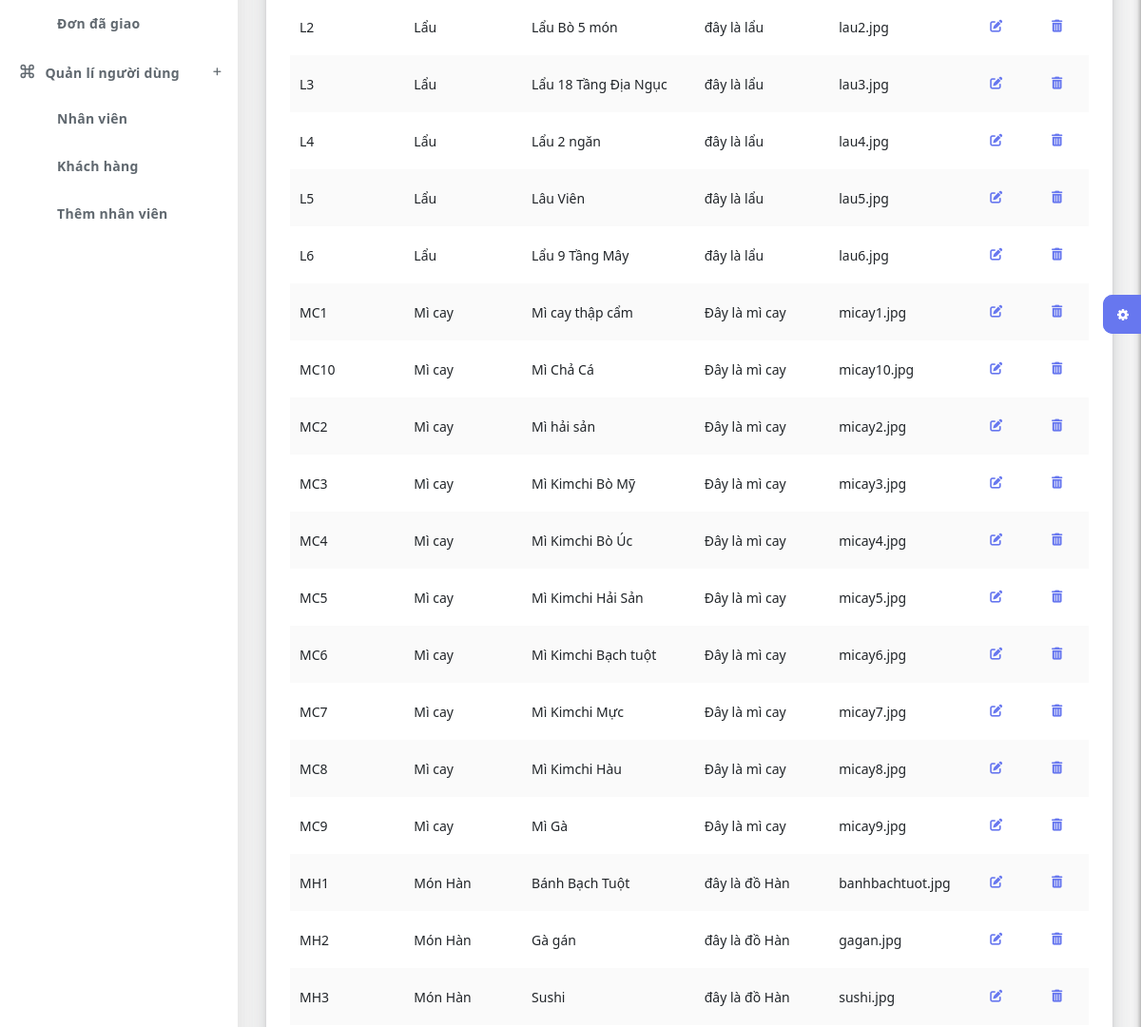
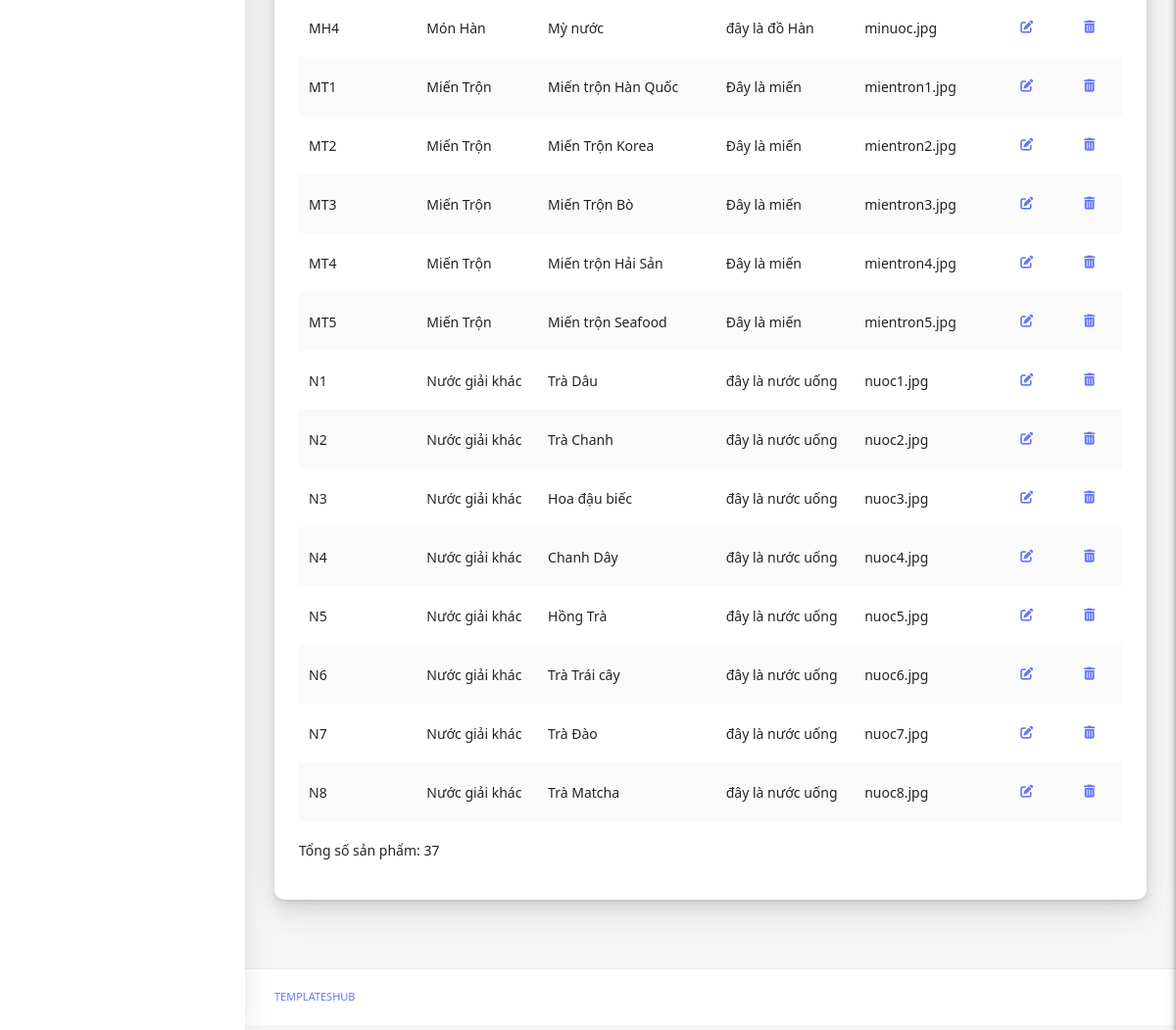
The app's page /admin/danhsachsanpham.php (lower part), older data (2 pictures, top to bottom).
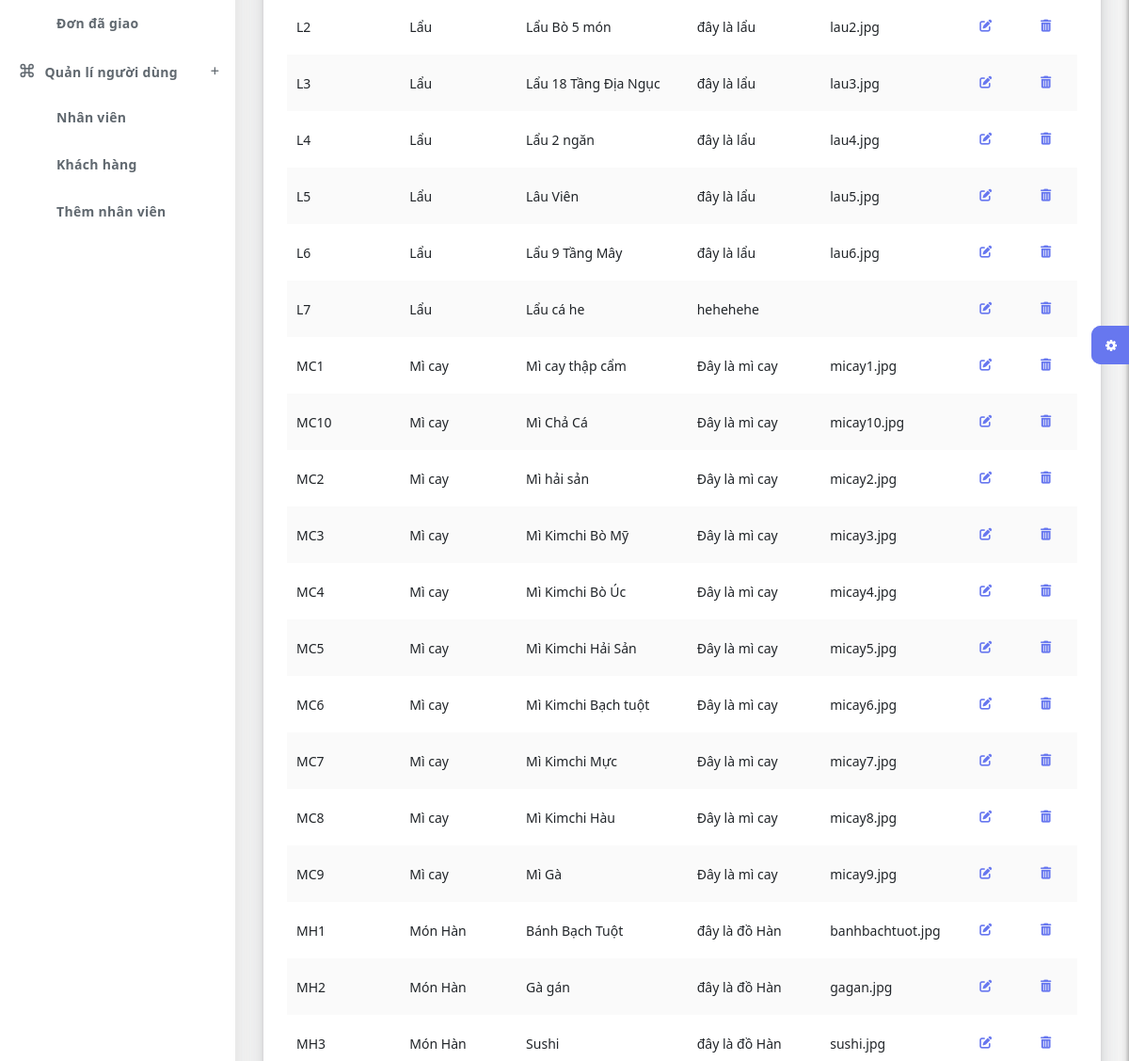
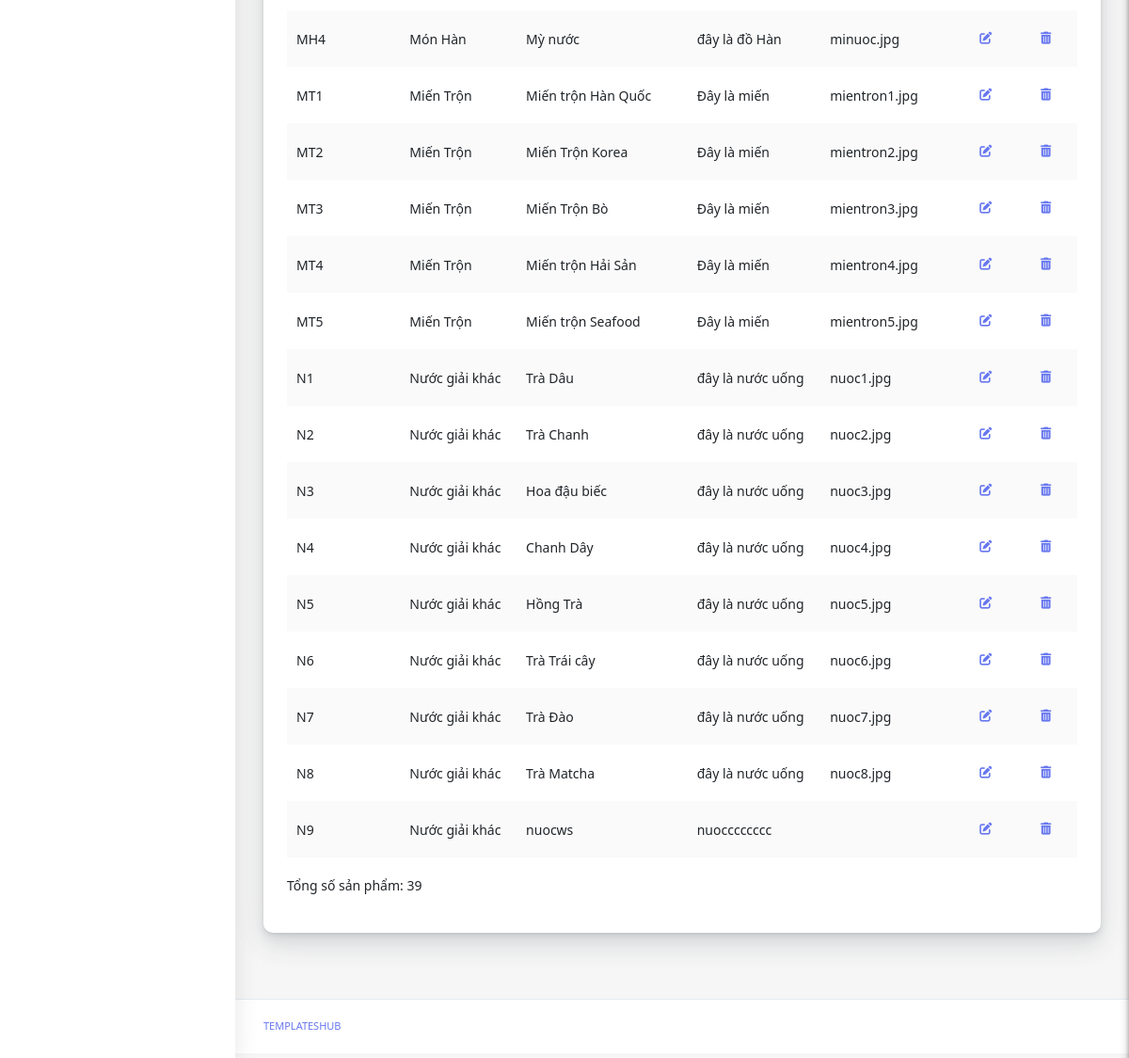
The same page, newer data (2 pictures, top to bottom).
### tables this page shows
CREATE TABLE `sanpham` (
  `MASP` varchar(10) NOT NULL,
  `MALOAI` varchar(10) NOT NULL,
  `TENSP` varchar(100) DEFAULT NULL,
  `MOTA` varchar(300) DEFAULT NULL,
  `LINKANH` varchar(200) DEFAULT NULL
);

CREATE TABLE `loaisanpham` (
  `MALOAI` varchar(10) NOT NULL,
  `TENLOAI` varchar(50) DEFAULT NULL
);

### admin/danhsachsanpham.php (the view, shortened to what this page needs)
<!DOCTYPE html>
<html lang="en">
<?php
  include('head.php');
?>
<body>
  <div id="app">
    <div class="main-wrapper main-wrapper-1">
      <?php
        include('sidebar.php');
      ?>
      <div class="main-content">
        <section class="section">
          <div class="section-body">
            <div class="row">
            <div class="col-12">
        <div class="card">
            <div class="card-body">
                <div class="table-responsive">
                    <table class="table table-striped table-hover" id="tableExport" style="width:100%;">
                        <tbody>
                        <?php
                        $servername = "localhost";
                        $username = "root";
                        $password = "";
                        $dbname = "qlbanmicay";
                        $conn = new mysqli($servername, $username, $password, $dbname);
                        $sql = "SELECT sanpham.masp, loaisanpham.tenloai, sanpham.tensp, sanpham.mota, sanpham.linkanh
                                FROM sanpham
                                INNER JOIN loaisanpham ON sanpham.maloai = loaisanpham.maloai";
                        $result = $conn->query($sql);
                        if ($result->num_rows > 0) {
                            echo '<table class="table table-striped table-hover" id="tableExport" style="width:100%;">';
                            echo '<tbody>';
                            $totalProducts = 0;
                            while ($row = $result->fetch_assoc()) {
                                echo "<tr>
                                        <td>" . $row["masp"] . "</td>
                                        <td>" . $row["tenloai"] . "</td>
                                        <td>" . $row["tensp"] . "</td>
                                        <td>" . $row["mota"] . "</td>
                                        <td>" . $row["linkanh"] . "</td>
                                        <td>";
                                        ?>
                                        <form action="sanpham_sua.php" method="get">
                                          <button class="btn btn-link" href="sanpham_sua.php"><i class="fas fa-edit"></i></button>
                                        </form>
                                        <?php
                                echo "</td>
                                      <td>";
                                        ?>
                                        <form action="sanpham_xoa.php" method="get">
                                          <button class="btn btn-link"><i class="fas fa-trash-alt"></i></button>
                                        </form>
                                        <?php
                                echo "</td>
                                      </td>
                                      </tr>";
                                $totalProducts++;
                            }
                            echo '</tbody>';
                            echo '</table>';
                            echo "<p>Tổng số sản phẩm: $totalProducts</p>";
                        } else {
                            echo "Không có dữ liệu sản phẩm.";
                        }
                        ?>
                        </tbody>
                    </table>
                </div>
            </div>
        </div>
    </div>
            </div>
          </div>
        </section>
        <div class="settingSidebar">
          <a href="javascript:void(0)" class="settingPanelToggle"> <i class="fa fa-spin fa-cog"></i>
          </a>
        </div>
      </div>
      <?php
        require 'settingSide.php';
        require 'footer.php';
      ?>

Row changes from the older to the newer data that the page shows:
added sanpham: MASP "L7", MALOAI.TENLOAI "Lẩu", TENSP "Lẩu cá he", MOTA "hehehehe"
added sanpham: MASP "N9", MALOAI.TENLOAI "Nước giải khác", TENSP "nuocws", MOTA "nuocccccccc"
Text that changed along with them:
$totalProducts: "37" → "39"
